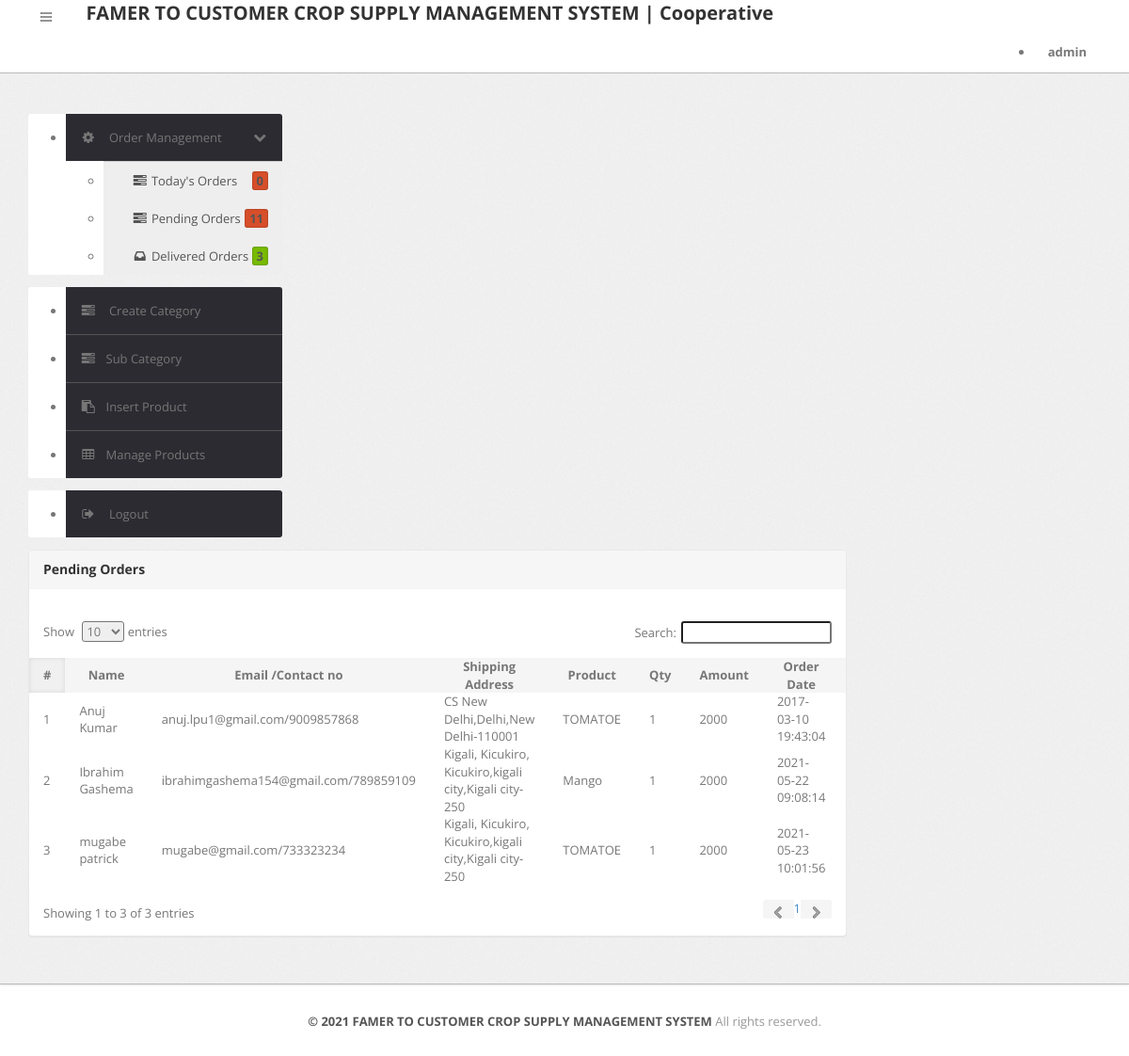
Page /cooperative/delivered-orders.php (signed in) on the committed database.
### tables this page shows
CREATE TABLE `orders` (
  `id` int(11) NOT NULL,
  `userId` int(11) DEFAULT NULL,
  `productId` varchar(255) DEFAULT NULL,
  `quantity` int(11) DEFAULT NULL,
  `orderDate` timestamp NOT NULL DEFAULT CURRENT_TIMESTAMP,
  `paymentMethod` varchar(50) DEFAULT NULL,
  `orderStatus` varchar(55) DEFAULT NULL
);

CREATE TABLE `users` (
  `id` int(11) NOT NULL,
  `name` varchar(255) DEFAULT NULL,
  `email` varchar(255) DEFAULT NULL,
  `contactno` bigint(11) DEFAULT NULL,
  `password` varchar(255) DEFAULT NULL,
  `shippingAddress` longtext,
  `shippingState` varchar(255) DEFAULT NULL,
  `shippingCity` varchar(255) DEFAULT NULL,
  `shippingPincode` int(11) DEFAULT NULL,
  `billingAddress` longtext,
  `billingState` varchar(255) DEFAULT NULL,
  `billingCity` varchar(255) DEFAULT NULL,
  `billingPincode` int(11) DEFAULT NULL,
  `regDate` timestamp NOT NULL DEFAULT CURRENT_TIMESTAMP,
  `updationDate` varchar(255) DEFAULT NULL
);

CREATE TABLE `products` (
  `id` int(11) NOT NULL,
  `category` int(11) NOT NULL,
  `subCategory` int(11) DEFAULT NULL,
  `productName` varchar(255) DEFAULT NULL,
  `productCompany` varchar(255) DEFAULT NULL,
  `productPrice` int(11) DEFAULT NULL,
  `productPriceBeforeDiscount` int(11) DEFAULT NULL,
  `quantity` varchar(100) NOT NULL,
  `productDescription` longtext,
  `productImage1` varchar(255) DEFAULT NULL,
  `productImage2` varchar(255) DEFAULT NULL,
  `productImage3` varchar(255) DEFAULT NULL,
  `shippingCharge` int(11) DEFAULT NULL,
  `productAvailability` varchar(255) DEFAULT NULL,
  `postingDate` timestamp NULL DEFAULT CURRENT_TIMESTAMP,
  `updationDate` varchar(255) DEFAULT NULL
);

### cooperative/delivered-orders.php (the view, shortened to what this page needs)
<?php
if(strlen($_SESSION['alogin'])==0)
	{
header('location:index.php');
}
else{
?>
<!DOCTYPE html>
<html lang="en">
<head>
	<link type="text/css" href="bootstrap/css/bootstrap.min.css" rel="stylesheet">
	<link type="text/css" href="bootstrap/css/bootstrap-responsive.min.css" rel="stylesheet">
	<link type="text/css" href="css/theme.css" rel="stylesheet">
	<link type="text/css" href="images/icons/css/font-awesome.css" rel="stylesheet">
</head>
<body>
<?php include('include/header.php');?>
	<div class="wrapper">
		<div class="container">
			<div class="row">
<?php include('include/sidebar.php');?>
			<div class="span9">
					<div class="content">
	<div class="module">
							<div class="module-head">
								<h3>Pending Orders</h3>
							</div>
							<div class="module-body table">
									<br />
								<table cellpadding="0" cellspacing="0" border="0" class="datatable-1 table table-bordered table-striped	 display table-responsive" >
									<thead>
										<tr>
											<th>#</th>
											<th> Name</th>
											<th width="50">Email /Contact no</th>
											<th>Shipping Address</th>
											<th>Product </th>
											<th>Qty </th>
											<th>Amount </th>
											<th>Order Date</th>
											<th>Action</th>
										</tr>
									</thead>
<tbody>
<?php
$st='Delivered';
$query=mysqli_query($con,"select users.name as username,users.email as useremail,users.contactno as usercontact,users.shippingAddress as shippingaddress,users.shippingCity as shippingcity,users.shippingState as shippingstate,users.shippingPincode as shippingpincode,products.productName as productname,products.shippingCharge as shippingcharge,orders.quantity as quantity,orders.orderDate as orderdate,products.productPrice as productprice,orders.id as id  from orders join users on  orders.userId=users.id join products on products.id=orders.productId where orders.orderStatus='$st'");
$cnt=1;
while($row=mysqli_fetch_array($query))
{
?>
										<tr>
											<td><?php echo htmlentities($cnt);?></td>
											<td><?php echo htmlentities($row['username']);?></td>
											<td><?php echo htmlentities($row['useremail']);?>/<?php echo htmlentities($row['usercontact']);?></td>
											<td><?php echo htmlentities($row['shippingaddress'].",".$row['shippingcity'].",".$row['shippingstate']."-".$row['shippingpincode']);?></td>
											<td><?php echo htmlentities($row['productname']);?></td>
											<td><?php echo htmlentities($row['quantity']);?></td>
											<td><?php echo htmlentities($row['quantity']*$row['productprice']+$row['shippingcharge']);?></td>
											<td><?php echo htmlentities($row['orderdate']);?></td>
											<td>    <a href="updateorder.php?oid=<?php echo htmlentities($row['id']);?>" title="Update order" target="_blank"><i class="icon-edit"></i></a>
											</td>
											</tr>
										<?php $cnt=$cnt+1; } ?>
										</tbody>
								</table>
							</div>
						</div>
					</div>
				</div>
			</div>
		</div>
	</div>
<?php include('include/footer.php');?>
</body>
<?php } ?>

### cooperative/css/theme.css (style rules this page uses)
body { font-size: 13px; font-family: 'Open Sans', Arial, sans-serif; background: #fff; color: #777 }
h1, h2, h3, h4, h5, h6 { color: #333; margin-top: 0 }
h3 { font-size: 20px }
.wrapper { background: url(../images/bg.png) #eee; border-bottom: 1px solid #bbb; -webkit-box-shadow: 0 1px 2px rgba(0,0,0,0.1); -moz-box-shadow: 0 1px 2px rgba(0,0,0,0.1); box-shadow: 0 1px 2px rgba(0,0,0,0.1); padding: 30px 0 }
.module { background: #fff; -webkit-border-radius: 3px; -moz-border-radius: 3px; border-radius: 3px; border: 1px solid #ccc; border-bottom-color: #bbb; -webkit-box-shadow: 0 0 1px rgba(0,0,0,0.2); -moz-box-shadow: 0 0 1px rgba(0,0,0,0.2); box-shadow: 0 0 1px rgba(0,0,0,0.2); margin-bottom: 30px }
.table { margin-bottom: 0 }
.table th, .table td { border-color: #d5d5d5!important }
.table-bordered thead:first-child tr:first-child>th:first-child, .table-bordered tbody:first-child tr:first-child>td:first-child { -webkit-border-top-left-radius: 2px; -moz-border-radius-topleft: 2px; border-top-left-radius: 2px }
.table-bordered thead:first-child tr:first-child>th:last-child, .table-bordered tbody:first-child tr:first-child>td:last-child { -webkit-border-top-right-radius: 2px; -moz-border-radius-topright: 2px; border-top-right-radius: 2px }
.table-bordered thead:last-child tr:last-child>th:first-child, .table-bordered tbody:last-child tr:last-child>td:first-child, .table-bordered tfoot:last-child tr:last-child>td:first-child { -webkit-border-bottom-left-radius: 2px; -moz-border-radius-bottomleft: 2px; border-bottom-left-radius: 2px }
.table-bordered thead:last-child tr:last-child>th:last-child, .table-bordered tbody:last-child tr:last-child>td:last-child, .table-bordered tfoot:last-child tr:last-child>td:last-child { -webkit-border-bottom-right-radius: 2px; -moz-border-radius-bottomright: 2px; border-bottom-right-radius: 2px }
.module { box-shadow: 0 0 3px rgba(0,0,0,.1); border-color: #e9e9e9; margin-bottom: 20px; background-color: #fff; border-radius: 4px; -webkit-box-shadow: 0 1px 1px rgba(0,0,0,.05); box-shadow: 0 1px 1px rgba(0,0,0,.05); }
.module-head { color: #767676; background-color: #f6f6f6; border-color: #e9e9e9; padding: 10px 15px; border-bottom: 1px solid transparent; border-top-right-radius: 3px; border-top-left-radius: 3px; }
.module-head h3 { font-size: 14px; line-height: 20px; height: 20px; margin: 0 }
.module-body { padding: 15px }
.module-body.table { padding: 15px 0 }
.module-body.table .table th, .module-body.table .table td { padding-left: 15px; padding-right: 15px }
.dataTables_wrapper table th { background: #f5f5f5; cursor: pointer }
.dataTables_wrapper table th.sorting_asc, .dataTables_wrapper table th.sorting_desc { background: #f0f0f0; -webkit-box-shadow: 0 0 5px rgba(0,0,0,0.1) inset; -moz-box-shadow: 0 0 5px rgba(0,0,0,0.1) inset; box-shadow: 0 0 5px rgba(0,0,0,0.1) inset }
.dataTables_wrapper .table-bordered { -webkit-border-radius: 0; -moz-border-radius: 0; border-radius: 0; border-left: 0; border-right: 0 }
.dataTables_wrapper .table-bordered thead tr>th:first-child, .dataTables_wrapper .table-bordered tbody tr>td:first-child, .dataTables_wrapper .table-bordered tfoot tr>td:first-child, .dataTables_wrapper .table-bordered tfoot tr>th:first-child { border-left: 0 }
.dataTables_wrapper .table-bordered thead:first-child tr:first-child>th:first-child, .dataTables_wrapper .table-bordered tbody:first-child tr:first-child>td:first-child { -webkit-border-top-left-radius: 0; -moz-border-radius-topleft: 0; border-top-left-radius: 0 }
.dataTables_wrapper .table-bordered thead:first-child tr:first-child>th:last-child, .dataTables_wrapper .table-bordered tbody:first-child tr:first-child>td:last-child { -webkit-border-top-right-radius: 0; -moz-border-radius-topright: 0; border-top-right-radius: 0 }
.dataTables_wrapper .table-bordered thead:last-child tr:last-child>th:first-child, .dataTables_wrapper .table-bordered tbody:last-child tr:last-child>td:first-child, .dataTables_wrapper .table-bordered tfoot:last-child tr:last-child>td:first-child { -webkit-border-bottom-left-radius: 0; -moz-border-radius-bottomleft: 0; border-bottom-left-radius: 0 }
.dataTables_wrapper .table-bordered thead:last-child tr:last-child>th:last-child, .dataTables_wrapper .table-bordered tbody:last-child tr:last-child>td:last-child, .dataTables_wrapper .table-bordered tfoot:last-child tr:last-child>td:last-child { -webkit-border-bottom-right-radius: 0; -moz-border-radius-bottomright: 0; border-bottom-right-radius: 0 }

### rows in the picture
orders: userId.name "Anuj Kumar", userId.email "anuj.lpu1@gmail.com", userId.contactno "9009857868", userId.shippingPincode "CS New Delhi,Delhi,New Delhi-110001", productId.productName "TOMATOE", quantity "1", $row['quantity']*$row['productprice']+$row['shippingcharge'] "2000", orderDate "2017-03-10 19:43:04"
orders: userId.name "Ibrahim Gashema", userId.email "ibrahimgashema154@gmail.com", userId.contactno "789859109", userId.shippingPincode "Kigali, Kicukiro, Kicukiro,kigali city,Kigali city-250", productId.productName "Mango", quantity "1", $row['quantity']*$row['productprice']+$row['shippingcharge'] "2000", orderDate "2021-05-22 09:08:14"
orders: userId.name "mugabe patrick", userId.email "mugabe@gmail.com", userId.contactno "733323234", userId.shippingPincode "Kigali, Kicukiro, Kicukiro,kigali city,Kigali city-250", productId.productName "TOMATOE", quantity "1", $row['quantity']*$row['productprice']+$row['shippingcharge'] "2000", orderDate "2021-05-23 10:01:56"

### other values in the picture
$_SESSION['alogin'] "admin"
$num_rows1 "0"
$num "11"
$num1 "3"
